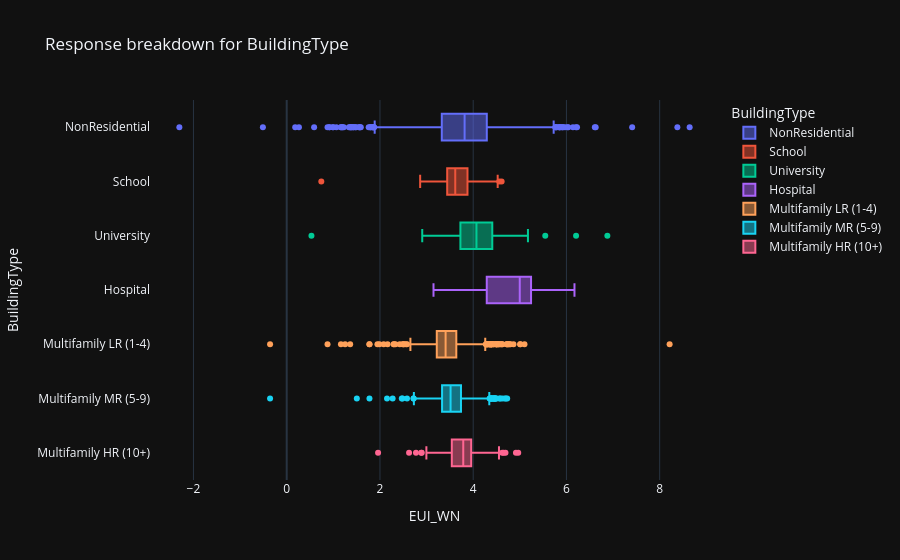
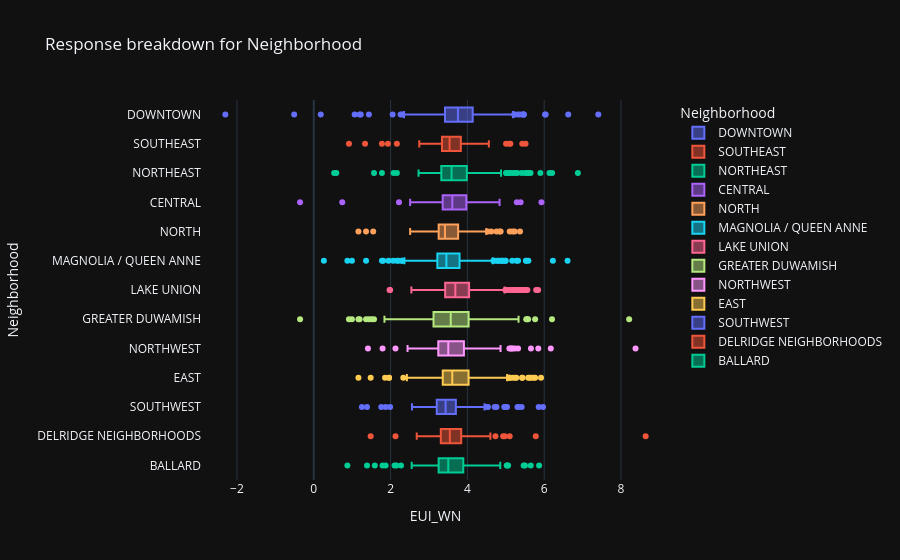
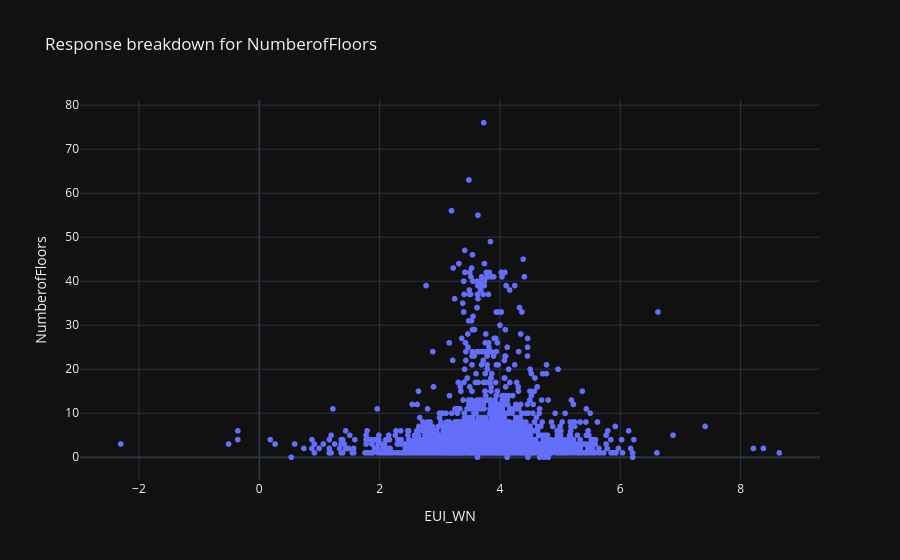
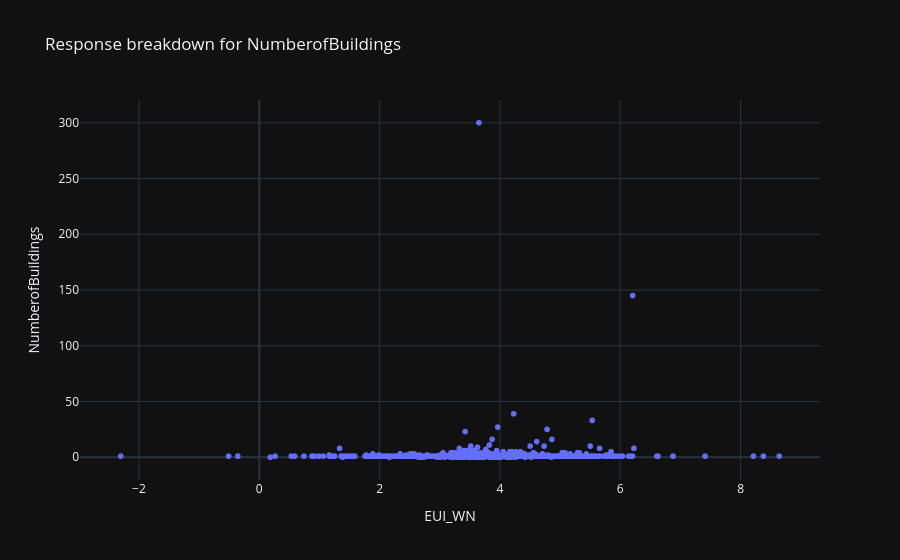

The code cell stored with these charts, in order, in its notebook:
### Code cell
boolean_columns = df.select(cs.boolean()).columns
categorical_columns = df.select(cs.string())
numerical_columns = df.select(cs.numeric()).columns
response = "EUI_WN"
columns = df.drop("ID", "BuildingName", response).columns
write = False
log_scale = False
for column in columns:

    if column in boolean_columns:
        fig = px.density_heatmap(
            df,
            x=response,
            y=column,
            text_auto=True,
            color_continuous_scale="Greys",
            title=f"Response breakdown for {column}"
        )

    elif column in categorical_columns:
        fig = px.box(
            df,
            y=column,
            x=response,
            color=column,
            log_x=log_scale,
            title=f"Response breakdown for {column}"
        )

    else:
        fig = px.scatter(
            df,
            x=response,
            y=column,
            log_x=log_scale,
            title=f"Response breakdown for {column}"
        )

    if write:
        fig.write_image(f"../../images/energy/{column}_vs_response.png")
    fig.show()

### Figure 1 — Plotly figure (JSON) as saved in the notebook; plotly's stock layout.template omitted (floating-point values rounded to 4 significant figures; data arrays with more than 128 entries replaced by an {"elided": "..."} marker saying what was removed)
{"data": [{"alignmentgroup": "True", "hovertemplate": "BuildingType=%{y}<br>EUI_WN=%{x}<extra></extra>", "legendgroup": "NonResidential", "marker": {"color": "#636efa"}, "name": "NonResidential", "notched": false, "offsetgroup": "NonResidential", "orientation": "h", "showlegend": true, "x": {"elided": "1323 float values"}, "x0": " ", "xaxis": "x", "y": {"elided": "1323 str values"}, "y0": " ", "yaxis": "y", "type": "box"}, {"alignmentgroup": "True", "hovertemplate": "BuildingType=%{y}<br>EUI_WN=%{x}<extra></extra>", "legendgroup": "School", "marker": {"color": "#EF553B"}, "name": "School", "notched": false, "offsetgroup": "School", "orientation": "h", "showlegend": true, "x": {"elided": "140 float values"}, "x0": " ", "xaxis": "x", "y": {"elided": "140 str values"}, "y0": " ", "yaxis": "y", "type": "box"}, {"alignmentgroup": "True", "hovertemplate": "BuildingType=%{y}<br>EUI_WN=%{x}<extra></extra>", "legendgroup": "University", "marker": {"color": "#00cc96"}, "name": "University", "notched": false, "offsetgroup": "University", "orientation": "h", "showlegend": true, "x": [4.253, 4.154, 4.164, 3.963, 4.331, 3.818, 3.824, 6.877, 5.174, 5.546, 2.907, 3.105, 3.575, 4.212, 4.228, 4.544, 4.611, 4.337, 4.084, 3.968, 3.782, 3.759, 3.726, 4.878, 3.816, 6.207, 3.541, 3.481, 4.055, 4.409, 3.503, 3.292, 0.5306, 4.659], "x0": " ", "xaxis": "x", "y": ["University", "University", "University", "University", "University", "University", "University", "University", "University", "University", "University", "University", "University", "University", "University", "University", "University", "University", "University", "University", "University", "University", "University", "University", "University", "University", "University", "University", "University", "University", "University", "University", "University", "University"], "y0": " ", "yaxis": "y", "type": "box"}, {"alignmentgroup": "True", "hovertemplate": "BuildingType=%{y}<br>EUI_WN=%{x}<extra></extra>", "legendgroup": "Hospital", "marker": {"color": "#ab63fa"}, "name": "Hospital", "notched": false, "offsetgroup": "Hospital", "orientation": "h", "showlegend": true, "x": [4.961, 4.013, 4.6, 5.501, 5.288, 5.435, 5.006, 3.987, 4.553, 5.034, 4.24, 4.29, 5.435, 5.17, 5.015, 4.813, 5.181, 5.128, 4.71, 4.991, 3.411, 5.472, 4.231, 4.315, 5.102, 5.102, 4.917, 4.971, 4.251, 3.959, 4.254, 5.656, 5.077, 3.953, 3.761, 4.76, 3.148, 5.386, 5.621, 6.172, 5.24, 5.241, 5.083, 5.333, 5.429, 4.662], "x0": " ", "xaxis": "x", "y": ["Hospital", "Hospital", "Hospital", "Hospital", "Hospital", "Hospital", "Hospital", "Hospital", "Hospital", "Hospital", "Hospital", "Hospital", "Hospital", "Hospital", "Hospital", "Hospital", "Hospital", "Hospital", "Hospital", "Hospital", "Hospital", "Hospital", "Hospital", "Hospital", "Hospital", "Hospital", "Hospital", "Hospital", "Hospital", "Hospital", "Hospital", "Hospital", "Hospital", "Hospital", "Hospital", "Hospital", "Hospital", "Hospital", "Hospital", "Hospital", "Hospital", "Hospital", "Hospital", "Hospital", "Hospital", "Hospital"], "y0": " ", "yaxis": "y", "type": "box"}, {"alignmentgroup": "True", "hovertemplate": "BuildingType=%{y}<br>EUI_WN=%{x}<extra></extra>", "legendgroup": "Multifamily LR (1-4)", "marker": {"color": "#FFA15A"}, "name": "Multifamily LR (1-4)", "notched": false, "offsetgroup": "Multifamily LR (1-4)", "orientation": "h", "showlegend": true, "x": {"elided": "1006 float values"}, "x0": " ", "xaxis": "x", "y": {"elided": "1006 str values"}, "y0": " ", "yaxis": "y", "type": "box"}, {"alignmentgroup": "True", "hovertemplate": "BuildingType=%{y}<br>EUI_WN=%{x}<extra></extra>", "legendgroup": "Multifamily MR (5-9)", "marker": {"color": "#19d3f3"}, "name": "Multifamily MR (5-9)", "notched": false, "offsetgroup": "Multifamily MR (5-9)", "orientation": "h", "showlegend": true, "x": {"elided": "782 float values"}, "x0": " ", "xaxis": "x", "y": {"elided": "782 str values"}, "y0": " ", "yaxis": "y", "type": "box"}, {"alignmentgroup": "True", "hovertemplate": "BuildingType=%{y}<br>EUI_WN=%{x}<extra></extra>", "legendgroup": "Multifamily HR (10+)", "marker": {"color": "#FF6692"}, "name": "Multifamily HR (10+)", "notched": false, "offsetgroup": "Multifamily HR (10+)", "orientation": "h", "showlegend": true, "x": {"elided": "142 float values"}, "x0": " ", "xaxis": "x", "y": {"elided": "142 str values"}, "y0": " ", "yaxis": "y", "type": "box"}], "layout": {"xaxis": {"anchor": "y", "domain": [0.0, 1.0], "title": {"text": "EUI_WN"}}, "yaxis": {"anchor": "x", "domain": [0.0, 1.0], "title": {"text": "BuildingType"}, "categoryorder": "array", "categoryarray": ["Multifamily HR (10+)", "Multifamily MR (5-9)", "Multifamily LR (1-4)", "Hospital", "University", "School", "NonResidential"]}, "legend": {"title": {"text": "BuildingType"}, "tracegroupgap": 0}, "title": {"text": "Response breakdown for BuildingType"}, "boxmode": "overlay"}}

### Figure 2 — Plotly figure (JSON) as saved in the notebook; plotly's stock layout.template omitted (floating-point values rounded to 4 significant figures; data arrays with more than 128 entries replaced by an {"elided": "..."} marker saying what was removed)
{"data": [{"alignmentgroup": "True", "hovertemplate": "Neighborhood=%{y}<br>EUI_WN=%{x}<extra></extra>", "legendgroup": "DOWNTOWN", "marker": {"color": "#636efa"}, "name": "DOWNTOWN", "notched": false, "offsetgroup": "DOWNTOWN", "orientation": "h", "showlegend": true, "x": {"elided": "578 float values"}, "x0": " ", "xaxis": "x", "y": {"elided": "578 str values"}, "y0": " ", "yaxis": "y", "type": "box"}, {"alignmentgroup": "True", "hovertemplate": "Neighborhood=%{y}<br>EUI_WN=%{x}<extra></extra>", "legendgroup": "SOUTHEAST", "marker": {"color": "#EF553B"}, "name": "SOUTHEAST", "notched": false, "offsetgroup": "SOUTHEAST", "orientation": "h", "showlegend": true, "x": [3.378, 4.062, 3.517, 3.346, 3.273, 3.759, 3.942, 3.57, 3.3, 5.429, 5.091, 2.163, 3.839, 3.343, 3.679, 3.733, 3.586, 3.6, 3.258, 3.466, 3.974, 3.976, 3.664, 4.415, 2.747, 3.793, 3.875, 4.559, 5.12, 3.567, 3.459, 3.329, 3.809, 3.336, 3.605, 3.408, 3.288, 3.266, 3.603, 4.236, 3.526, 3.661, 3.671, 3.826, 4.122, 0.9163, 3.258, 3.584, 3.696, 3.764, 3.538, 3.871, 3.45, 4.181, 3.367, 4.007, 3.447, 4.511, 3.49, 3.266, 3.178, 3.773, 5.007, 4.55, 3.691, 3.529, 2.944, 3.679, 3.346, 3.547, 4.398, 3.343, 3.314, 3.178, 3.517, 3.689, 1.335, 3.463, 3.493, 5.515, 3.493, 1.932, 3.314, 4.402, 3.428, 3.529, 3.523, 4.103, 4.484, 3.131, 3.288, 3.178, 3.332, 3.535, 1.775, 3.635, 3.963, 3.833, 3.526, 3.643, 3.314, 3.374, 3.157, 3.523], "x0": " ", "xaxis": "x", "y": ["SOUTHEAST", "SOUTHEAST", "SOUTHEAST", "SOUTHEAST", "SOUTHEAST", "SOUTHEAST", "SOUTHEAST", "SOUTHEAST", "SOUTHEAST", "SOUTHEAST", "SOUTHEAST", "SOUTHEAST", "SOUTHEAST", "SOUTHEAST", "SOUTHEAST", "SOUTHEAST", "SOUTHEAST", "SOUTHEAST", "SOUTHEAST", "SOUTHEAST", "SOUTHEAST", "SOUTHEAST", "SOUTHEAST", "SOUTHEAST", "SOUTHEAST", "SOUTHEAST", "SOUTHEAST", "SOUTHEAST", "SOUTHEAST", "SOUTHEAST", "SOUTHEAST", "SOUTHEAST", "SOUTHEAST", "SOUTHEAST", "SOUTHEAST", "SOUTHEAST", "SOUTHEAST", "SOUTHEAST", "SOUTHEAST", "SOUTHEAST", "SOUTHEAST", "SOUTHEAST", "SOUTHEAST", "SOUTHEAST", "SOUTHEAST", "SOUTHEAST", "SOUTHEAST", "SOUTHEAST", "SOUTHEAST", "SOUTHEAST", "SOUTHEAST", "SOUTHEAST", "SOUTHEAST", "SOUTHEAST", "SOUTHEAST", "SOUTHEAST", "SOUTHEAST", "SOUTHEAST", "SOUTHEAST", "SOUTHEAST", "SOUTHEAST", "SOUTHEAST", "SOUTHEAST", "SOUTHEAST", "SOUTHEAST", "SOUTHEAST", "SOUTHEAST", "SOUTHEAST", "SOUTHEAST", "SOUTHEAST", "SOUTHEAST", "SOUTHEAST", "SOUTHEAST", "SOUTHEAST", "SOUTHEAST", "SOUTHEAST", "SOUTHEAST", "SOUTHEAST", "SOUTHEAST", "SOUTHEAST", "SOUTHEAST", "SOUTHEAST", "SOUTHEAST", "SOUTHEAST", "SOUTHEAST", "SOUTHEAST", "SOUTHEAST", "SOUTHEAST", "SOUTHEAST", "SOUTHEAST", "SOUTHEAST", "SOUTHEAST", "SOUTHEAST", "SOUTHEAST", "SOUTHEAST", "SOUTHEAST", "SOUTHEAST", "SOUTHEAST", "SOUTHEAST", "SOUTHEAST", "SOUTHEAST", "SOUTHEAST", "SOUTHEAST", "SOUTHEAST"], "y0": " ", "yaxis": "y", "type": "box"}, {"alignmentgroup": "True", "hovertemplate": "Neighborhood=%{y}<br>EUI_WN=%{x}<extra></extra>", "legendgroup": "NORTHEAST", "marker": {"color": "#00cc96"}, "name": "NORTHEAST", "notched": false, "offsetgroup": "NORTHEAST", "orientation": "h", "showlegend": true, "x": {"elided": "298 float values"}, "x0": " ", "xaxis": "x", "y": {"elided": "298 str values"}, "y0": " ", "yaxis": "y", "type": "box"}, {"alignmentgroup": "True", "hovertemplate": "Neighborhood=%{y}<br>EUI_WN=%{x}<extra></extra>", "legendgroup": "CENTRAL", "marker": {"color": "#ab63fa"}, "name": "CENTRAL", "notched": false, "offsetgroup": "CENTRAL", "orientation": "h", "showlegend": true, "x": {"elided": "144 float values"}, "x0": " ", "xaxis": "x", "y": {"elided": "144 str values"}, "y0": " ", "yaxis": "y", "type": "box"}, {"alignmentgroup": "True", "hovertemplate": "Neighborhood=%{y}<br>EUI_WN=%{x}<extra></extra>", "legendgroup": "NORTH", "marker": {"color": "#FFA15A"}, "name": "NORTH", "notched": false, "offsetgroup": "NORTH", "orientation": "h", "showlegend": true, "x": {"elided": "140 float values"}, "x0": " ", "xaxis": "x", "y": {"elided": "140 str values"}, "y0": " ", "yaxis": "y", "type": "box"}, {"alignmentgroup": "True", "hovertemplate": "Neighborhood=%{y}<br>EUI_WN=%{x}<extra></extra>", "legendgroup": "MAGNOLIA / QUEEN ANNE", "marker": {"color": "#19d3f3"}, "name": "MAGNOLIA / QUEEN ANNE", "notched": false, "offsetgroup": "MAGNOLIA / QUEEN ANNE", "orientation": "h", "showlegend": true, "x": {"elided": "429 float values"}, "x0": " ", "xaxis": "x", "y": {"elided": "429 str values"}, "y0": " ", "yaxis": "y", "type": "box"}, {"alignmentgroup": "True", "hovertemplate": "Neighborhood=%{y}<br>EUI_WN=%{x}<extra></extra>", "legendgroup": "LAKE UNION", "marker": {"color": "#FF6692"}, "name": "LAKE UNION", "notched": false, "offsetgroup": "LAKE UNION", "orientation": "h", "showlegend": true, "x": {"elided": "299 float values"}, "x0": " ", "xaxis": "x", "y": {"elided": "299 str values"}, "y0": " ", "yaxis": "y", "type": "box"}, {"alignmentgroup": "True", "hovertemplate": "Neighborhood=%{y}<br>EUI_WN=%{x}<extra></extra>", "legendgroup": "GREATER DUWAMISH", "marker": {"color": "#B6E880"}, "name": "GREATER DUWAMISH", "notched": false, "offsetgroup": "GREATER DUWAMISH", "orientation": "h", "showlegend": true, "x": {"elided": "354 float values"}, "x0": " ", "xaxis": "x", "y": {"elided": "354 str values"}, "y0": " ", "yaxis": "y", "type": "box"}, {"alignmentgroup": "True", "hovertemplate": "Neighborhood=%{y}<br>EUI_WN=%{x}<extra></extra>", "legendgroup": "NORTHWEST", "marker": {"color": "#FF97FF"}, "name": "NORTHWEST", "notched": false, "offsetgroup": "NORTHWEST", "orientation": "h", "showlegend": true, "x": {"elided": "261 float values"}, "x0": " ", "xaxis": "x", "y": {"elided": "261 str values"}, "y0": " ", "yaxis": "y", "type": "box"}, {"alignmentgroup": "True", "hovertemplate": "Neighborhood=%{y}<br>EUI_WN=%{x}<extra></extra>", "legendgroup": "EAST", "marker": {"color": "#FECB52"}, "name": "EAST", "notched": false, "offsetgroup": "EAST", "orientation": "h", "showlegend": true, "x": {"elided": "472 float values"}, "x0": " ", "xaxis": "x", "y": {"elided": "472 str values"}, "y0": " ", "yaxis": "y", "type": "box"}, {"alignmentgroup": "True", "hovertemplate": "Neighborhood=%{y}<br>EUI_WN=%{x}<extra></extra>", "legendgroup": "SOUTHWEST", "marker": {"color": "#636efa"}, "name": "SOUTHWEST", "notched": false, "offsetgroup": "SOUTHWEST", "orientation": "h", "showlegend": true, "x": {"elided": "172 float values"}, "x0": " ", "xaxis": "x", "y": {"elided": "172 str values"}, "y0": " ", "yaxis": "y", "type": "box"}, {"alignmentgroup": "True", "hovertemplate": "Neighborhood=%{y}<br>EUI_WN=%{x}<extra></extra>", "legendgroup": "DELRIDGE NEIGHBORHOODS", "marker": {"color": "#EF553B"}, "name": "DELRIDGE NEIGHBORHOODS", "notched": false, "offsetgroup": "DELRIDGE NEIGHBORHOODS", "orientation": "h", "showlegend": true, "x": [3.367, 3.616, 3.963, 3.916, 3.231, 4.973, 3.384, 3.766, 3.586, 3.723, 3.575, 4.081, 3.523, 3.054, 2.681, 3.745, 3.945, 4.932, 4.453, 3.544, 2.862, 4.731, 3.852, 3.3, 3.195, 3.793, 3.581, 3.88, 4.587, 3.466, 3.509, 2.128, 4.599, 8.642, 3.538, 5.781, 3.674, 3.987, 3.865, 3.408, 3.547, 3.296, 3.364, 2.868, 3.704, 3.469, 3.243, 4.05, 3.311, 3.614, 3.506, 3.148, 4.432, 1.482, 3.733, 2.797, 3.726, 3.523, 5.102, 3.679, 3.509, 3.17, 3.55, 3.49, 3.262, 3.353, 3.575, 3.318, 3.025, 3.144, 3.603, 3.603, 4.523, 3.082, 3.36, 3.503, 3.195, 3.52, 3.835, 2.901, 3.343], "x0": " ", "xaxis": "x", "y": ["DELRIDGE NEIGHBORHOODS", "DELRIDGE NEIGHBORHOODS", "DELRIDGE NEIGHBORHOODS", "DELRIDGE NEIGHBORHOODS", "DELRIDGE NEIGHBORHOODS", "DELRIDGE NEIGHBORHOODS", "DELRIDGE NEIGHBORHOODS", "DELRIDGE NEIGHBORHOODS", "DELRIDGE NEIGHBORHOODS", "DELRIDGE NEIGHBORHOODS", "DELRIDGE NEIGHBORHOODS", "DELRIDGE NEIGHBORHOODS", "DELRIDGE NEIGHBORHOODS", "DELRIDGE NEIGHBORHOODS", "DELRIDGE NEIGHBORHOODS", "DELRIDGE NEIGHBORHOODS", "DELRIDGE NEIGHBORHOODS", "DELRIDGE NEIGHBORHOODS", "DELRIDGE NEIGHBORHOODS", "DELRIDGE NEIGHBORHOODS", "DELRIDGE NEIGHBORHOODS", "DELRIDGE NEIGHBORHOODS", "DELRIDGE NEIGHBORHOODS", "DELRIDGE NEIGHBORHOODS", "DELRIDGE NEIGHBORHOODS", "DELRIDGE NEIGHBORHOODS", "DELRIDGE NEIGHBORHOODS", "DELRIDGE NEIGHBORHOODS", "DELRIDGE NEIGHBORHOODS", "DELRIDGE NEIGHBORHOODS", "DELRIDGE NEIGHBORHOODS", "DELRIDGE NEIGHBORHOODS", "DELRIDGE NEIGHBORHOODS", "DELRIDGE NEIGHBORHOODS", "DELRIDGE NEIGHBORHOODS", "DELRIDGE NEIGHBORHOODS", "DELRIDGE NEIGHBORHOODS", "DELRIDGE NEIGHBORHOODS", "DELRIDGE NEIGHBORHOODS", "DELRIDGE NEIGHBORHOODS", "DELRIDGE NEIGHBORHOODS", "DELRIDGE NEIGHBORHOODS", "DELRIDGE NEIGHBORHOODS", "DELRIDGE NEIGHBORHOODS", "DELRIDGE NEIGHBORHOODS", "DELRIDGE NEIGHBORHOODS", "DELRIDGE NEIGHBORHOODS", "DELRIDGE NEIGHBORHOODS", "DELRIDGE NEIGHBORHOODS", "DELRIDGE NEIGHBORHOODS", "DELRIDGE NEIGHBORHOODS", "DELRIDGE NEIGHBORHOODS", "DELRIDGE NEIGHBORHOODS", "DELRIDGE NEIGHBORHOODS", "DELRIDGE NEIGHBORHOODS", "DELRIDGE NEIGHBORHOODS", "DELRIDGE NEIGHBORHOODS", "DELRIDGE NEIGHBORHOODS", "DELRIDGE NEIGHBORHOODS", "DELRIDGE NEIGHBORHOODS", "DELRIDGE NEIGHBORHOODS", "DELRIDGE NEIGHBORHOODS", "DELRIDGE NEIGHBORHOODS", "DELRIDGE NEIGHBORHOODS", "DELRIDGE NEIGHBORHOODS", "DELRIDGE NEIGHBORHOODS", "DELRIDGE NEIGHBORHOODS", "DELRIDGE NEIGHBORHOODS", "DELRIDGE NEIGHBORHOODS", "DELRIDGE NEIGHBORHOODS", "DELRIDGE NEIGHBORHOODS", "DELRIDGE NEIGHBORHOODS", "DELRIDGE NEIGHBORHOODS", "DELRIDGE NEIGHBORHOODS", "DELRIDGE NEIGHBORHOODS", "DELRIDGE NEIGHBORHOODS", "DELRIDGE NEIGHBORHOODS", "DELRIDGE NEIGHBORHOODS", "DELRIDGE NEIGHBORHOODS", "DELRIDGE NEIGHBORHOODS", "DELRIDGE NEIGHBORHOODS"], "y0": " ", "yaxis": "y", "type": "box"}, {"alignmentgroup": "True", "hovertemplate": "Neighborhood=%{y}<br>EUI_WN=%{x}<extra></extra>", "legendgroup": "BALLARD", "marker": {"color": "#00cc96"}, "name": "BALLARD", "notched": false, "offsetgroup": "BALLARD", "orientation": "h", "showlegend": true, "x": {"elided": "141 float values"}, "x0": " ", "xaxis": "x", "y": {"elided": "141 str values"}, "y0": " ", "yaxis": "y", "type": "box"}], "layout": {"xaxis": {"anchor": "y", "domain": [0.0, 1.0], "title": {"text": "EUI_WN"}}, "yaxis": {"anchor": "x", "domain": [0.0, 1.0], "title": {"text": "Neighborhood"}, "categoryorder": "array", "categoryarray": ["BALLARD", "DELRIDGE NEIGHBORHOODS", "SOUTHWEST", "EAST", "NORTHWEST", "GREATER DUWAMISH", "LAKE UNION", "MAGNOLIA / QUEEN ANNE", "NORTH", "CENTRAL", "NORTHEAST", "SOUTHEAST", "DOWNTOWN"]}, "legend": {"title": {"text": "Neighborhood"}, "tracegroupgap": 0}, "title": {"text": "Response breakdown for Neighborhood"}, "boxmode": "overlay"}}

### Figure 3 — Plotly figure (JSON) as saved in the notebook; plotly's stock layout.template omitted (floating-point values rounded to 4 significant figures; data arrays with more than 128 entries replaced by an {"elided": "..."} marker saying what was removed)
{"data": [{"hovertemplate": "EUI_WN=%{x}<br>NumberofFloors=%{y}<extra></extra>", "legendgroup": "", "marker": {"color": "#636efa", "symbol": "circle"}, "mode": "markers", "name": "", "showlegend": false, "x": {"elided": "3473 float values"}, "xaxis": "x", "y": {"elided": "3473 int values"}, "yaxis": "y", "type": "scattergl"}], "layout": {"xaxis": {"anchor": "y", "domain": [0.0, 1.0], "title": {"text": "EUI_WN"}}, "yaxis": {"anchor": "x", "domain": [0.0, 1.0], "title": {"text": "NumberofFloors"}}, "legend": {"tracegroupgap": 0}, "title": {"text": "Response breakdown for NumberofFloors"}}}

### Figure 4 — Plotly figure (JSON) as saved in the notebook; plotly's stock layout.template omitted (floating-point values rounded to 4 significant figures; data arrays with more than 128 entries replaced by an {"elided": "..."} marker saying what was removed)
{"data": [{"hovertemplate": "EUI_WN=%{x}<br>NumberofBuildings=%{y}<extra></extra>", "legendgroup": "", "marker": {"color": "#636efa", "symbol": "circle"}, "mode": "markers", "name": "", "showlegend": false, "x": {"elided": "3473 float values"}, "xaxis": "x", "y": {"elided": "3473 int values"}, "yaxis": "y", "type": "scattergl"}], "layout": {"xaxis": {"anchor": "y", "domain": [0.0, 1.0], "title": {"text": "EUI_WN"}}, "yaxis": {"anchor": "x", "domain": [0.0, 1.0], "title": {"text": "NumberofBuildings"}}, "legend": {"tracegroupgap": 0}, "title": {"text": "Response breakdown for NumberofBuildings"}}}
